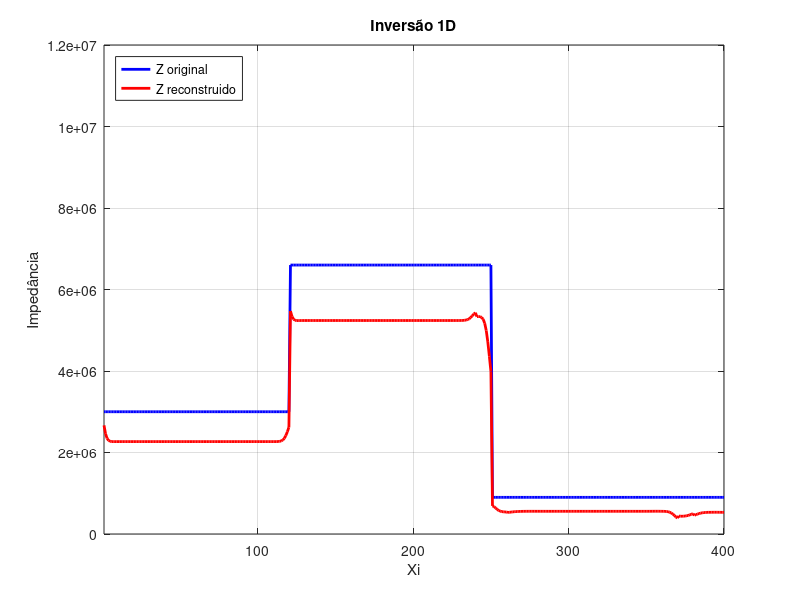

This chart was generated by the following MATLAB code:
clear; clc; close all;


ni = 400;
nt = 3 * ni;

Z = ones(1, ni);
Z(1:120)   = 2000 * 1500;
Z(121:250) = 2200 * 3000;
Z(251:end) = 750 * 1200;

P2 = zeros(ni, nt);
W2 = zeros(ni, nt);

fonte2 = zeros(1, nt);
fonte2(3) = 1;

%pertubação
z0 = 0;
A = 5e-8;
s = 5;

for i = 1:ni
    W2(i, 1) = A * exp(-((i - z0).^2) / (2 * s^2));
end

%direto
for j = 2:nt
    if mod(1 + j, 2) == 0 %Superfície
        P2(1, j) = fonte2(j);
        U2 = Z(1)*W2(2, j-1) - P2(2, j-1);
        W2(1, j) = (P2(1, j) + U2) / Z(1);
    end

    for i = 2:ni-1 %Pontos internos
        if mod(i + j, 2) == 0
            D2 = Z(i-1)*W2(i-1, j-1) + P2(i-1, j-1);
            U2 = Z(i)*W2(i+1, j-1) - P2(i+1, j-1);
            W2(i, j) = (D2 + U2) / (Z(i-1) + Z(i));
            P2(i, j) = (Z(i)*D2 - Z(i-1)*U2) / (Z(i-1) + Z(i));
        end
    end

    if mod(ni + j, 2) == 0 %Fundo
        D2 = Z(ni-1)*W2(ni-1, j-1) + P2(ni-1, j-1);
        W2(ni, j) = D2 / (2 * Z(ni-1));
        P2(ni, j) = D2 / 2;
    end
end

%inversao
nt2 = 2 * ni;
P4 = zeros(ni, nt2);
W4 = zeros(ni, nt2);
Z4 = zeros(1, ni);

for j = 1:2:nt2
    P4(1, j) = P2(1, j + 2);
    W4(1, j) = W2(1, j + 2);
end

Z4(1) = P4(1, 1) / W4(1, 1);

for i = 2:ni
    for j = i:2:(nt2 - i + 1)
        a = W4(i-1, j-1) + W4(i-1, j+1);
        b = W4(i-1, j-1) - W4(i-1, j+1);
        c = P4(i-1, j-1) + P4(i-1, j+1);
        d = P4(i-1, j-1) - P4(i-1, j+1);

        W4(i, j) = 0.5 * (a + d / Z4(i-1));
        P4(i, j) = 0.5 * (Z4(i-1) * b + c);
    end
    Z4(i) = P4(i, i) / W4(i, i);
end


%visualização
figure;
plot(1:ni, Z, 'b', 'LineWidth', 2, 'DisplayName', 'Z original');
hold on;
plot(1:ni, Z4, 'r', 'LineWidth', 2, 'DisplayName', 'Z reconstruido');

hold off;
axis([1 ni 0 1.2e7]);
xlabel('Xi');
ylabel('Impedância');
title('Inversão 1D');
legend('Location', 'northwest');
grid on;
